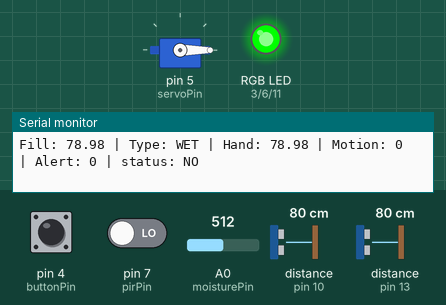
This sketch was run on a simulated Arduino Uno, built with avr-gcc and run on an emulated ATmega328P. On the bench: servo, an RGB LED mixed from three pins (HIGH = lit), the last lines printed to the serial monitor. Wiring (inferred from the names in the program): 2 × ultrasonic range finder: trigger pin 9, echo pin 10 / trigger pin 12, echo pin 13. The inputs (shaded band) are chosen by the test bench; at power-on: distance to the obstacle (sensors on pin 10, pin 13) 80 cm, A0 (moisturePin) = 512, pin 4 (buttonPin) HIGH, pin 7 (pirPin) LOW. The echo pulse lasts 58.3 µs per cm; pins used as bus, display or sensor lines are not drawn.

Above: at 1.2 s.
1.3 s: distance to the obstacle (sensor on pin 10) set to 23 cm
2.8 s: distance to the obstacle (sensor on pin 10) set to 18 cm
At 4.0 s:
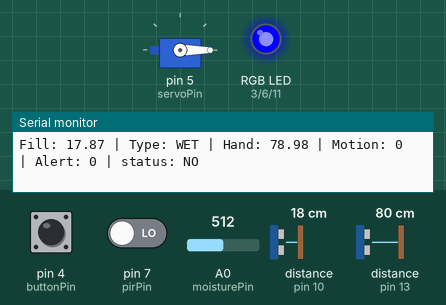
4.3 s: distance to the obstacle (sensor on pin 10) set to 12 cm
5.8 s: distance to the obstacle (sensor on pin 10) set to 9 cm
At 7.0 s:
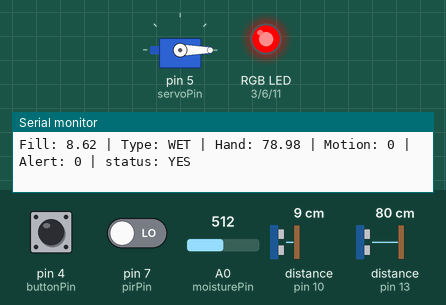
10.3 s: A0 (moisturePin) set to 596
11.8 s: A0 (moisturePin) set to 621
Timing chart, 0 to 14.8 s (numbered marks = the images above; inputs shaded):
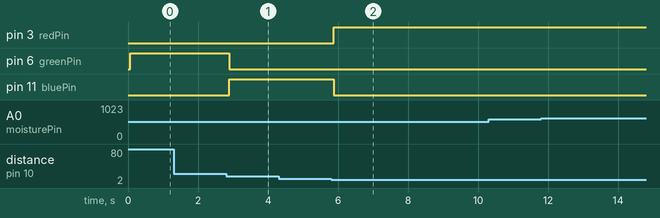

Measured:
- the behaviour switches between 21 and 20 cm on distance to the obstacle (sensor on pin 10) (found by bisection; images 0 and 1)
- the behaviour switches between 11 and 10 cm on distance to the obstacle (sensor on pin 10) (found by bisection; images 1 and 2)
- after the input at 2.8 s, pin 6 (greenPin): HIGH → LOW after 0.10 s; pin 11 (bluePin): LOW → HIGH after 0.10 s
- after the input at 5.8 s, pin 3 (redPin): LOW → HIGH after 0.08 s; pin 11 (bluePin): HIGH → LOW after 0.08 s

The sketch:

smartbin.ino
```cpp
#include <Servo.h>
//  PINS
const int trigPin = 9;       // Internal Ultrasonic (Fill Level)
const int echoPin = 10;
const int trigPin_2 = 12;    // External Ultrasonic (Proximity)
const int echoPin_2 = 13;
const int pirPin = 7;        // Motion Sensor
const int servoPin = 5;      // Lid Actuator
const int moisturePin = A0;  // Moisture Classification
const int buttonPin = 4;     // Manual Alert (INPUT_PULLUP)
const int redPin = 3;        // Status RGB: RED
const int greenPin = 6;      // Status RGB: GREEN
const int bluePin = 11;      // Status RGB: BLUE

Servo lidServo;

// THRESHOLDS
const int fullThreshold = 10;     // Bin is FULL if distance <= 10cm
const int mediumThreshold = 20;   // Bin is MEDIUM if distance <= 20cm
const int moistureThreshold = 614;// ADC threshold for WET vs DRY
const long openDuration = 5000;   // Lid stay-open time (5 seconds)
const int proximitythreshold = 20; // Detects motion if  distance < 20cm

// SYSTEM VARIABLES
unsigned long lastLidMillis = 0;
unsigned long lastSerialMillis = 0;
const long serialInterval = 1000; // Log data every 1 second
int binState = 0;                 // 0 = Closed, 1 = Open
float lastValidDistance = 25.0;   // Holds last right reading when lid is open


 // SET RGB COLOR

void setColor(int r, int g, int b) {
  analogWrite(redPin, r);
  analogWrite(greenPin, g);
  analogWrite(bluePin, b);
}


 // GET DISTANCE (HC-SR04)
 // calculates distance based on the speed of sound.

float getDistance(int trigger, int echo) {
  digitalWrite(trigger, LOW);
  delayMicroseconds(2);
  digitalWrite(trigger, HIGH);
  delayMicroseconds(10);
  digitalWrite(trigger, LOW);

  long duration = pulseIn(echo, HIGH, 30000);
  if (duration <= 0) return 999; // Return "Out of Range" if no echo
  return (duration * 0.034) / 2;
}

void setup() {
  Serial.begin(9600);

  // Initialize Pins
  pinMode(trigPin, OUTPUT);
  pinMode(echoPin, INPUT);
  pinMode(trigPin_2, OUTPUT);
  pinMode(echoPin_2, INPUT);
  pinMode(pirPin, INPUT);
  pinMode(buttonPin, INPUT_PULLUP); // HIGH when open, LOW when pressed
  pinMode(redPin, OUTPUT);
  pinMode(greenPin, OUTPUT);
  pinMode(bluePin, OUTPUT);

  // Initialize Actuators
  lidServo.attach(servoPin);
  lidServo.write(0); // Ensure lid starts in the CLOSED position

}

void loop() {
  unsigned long currentMillis = millis();
  // If lid is OPEN (State 1), the lid-mounted sensor is angled away.
  float distance;
  if (binState == 0) {
    distance = getDistance(trigPin, echoPin);
    lastValidDistance = distance; // Update memory only when lid is closed
  } else {
    distance = lastValidDistance; // Hold last known reading while lid is open
  }

  delay(50); // Crosstalk Prevention

  float proximity = getDistance(trigPin_2, echoPin_2);
  int motion = digitalRead(pirPin);
  int moisture = analogRead(moisturePin);
  int buttonActive = digitalRead(buttonPin);

  // 2. LID CONTROL
  if (binState == 0) {
    //  Motion detected AND user is in proximity AND bin is not full
    if (motion == HIGH && proximity < proximitythreshold && lastValidDistance > fullThreshold) {
      Serial.println(">>> ACTION: OPENING_LID");
      lidServo.write(90);
      lastLidMillis = currentMillis;
      binState = 1;
    }
  }
  else if (binState == 1) {
    // Reset timer if user is still detected
    if (motion == HIGH || proximity < proximitythreshold) {
      lastLidMillis = currentMillis;
    }

    //  Close after timer expires
    if (currentMillis - lastLidMillis >= openDuration) {
      Serial.println(">>> ACTION: CLOSING_LID");
      lidServo.write(0);
      binState = 0;
    }
  }

  //  Visual representation of fill level
  if (lastValidDistance <= fullThreshold) {
    setColor(255, 0, 0);   // RED: Bin Full
  } else if (lastValidDistance <= mediumThreshold) {
    setColor(0, 0, 255);   // BLUE: Medium Fill
  } else {
    setColor(0, 255, 0);   // GREEN: Empty/Low
  }

  // DATA LOGGING
  if (currentMillis - lastSerialMillis >= serialInterval) {
    lastSerialMillis = currentMillis;

    String wasteType;
    if (moisture < moistureThreshold) {
      wasteType = "WET";
    } else {
      wasteType = "DRY";
    }

    // Alerts if physically full OR if a user manually presses the button
    String collectionstatus;
    if (distance < fullThreshold || buttonActive == 0){
      collectionstatus = "YES";
    }
    else{
      collectionstatus = "NO";
    }
    int alertValue;
    if (buttonActive == 0) {
    alertValue = 1;
    } else {
    alertValue = 0;
    }


    Serial.print("Fill: ");   Serial.print(lastValidDistance);
    Serial.print(" | Type: ");   Serial.print(wasteType);
    Serial.print(" | Hand: ");   Serial.print(proximity);
    Serial.print(" | Motion: "); Serial.print(motion);
    Serial.print(" | Alert: ");  Serial.print(alertValue);
    Serial.print(" | status: "); Serial.println(collectionstatus);
  }
}
```
